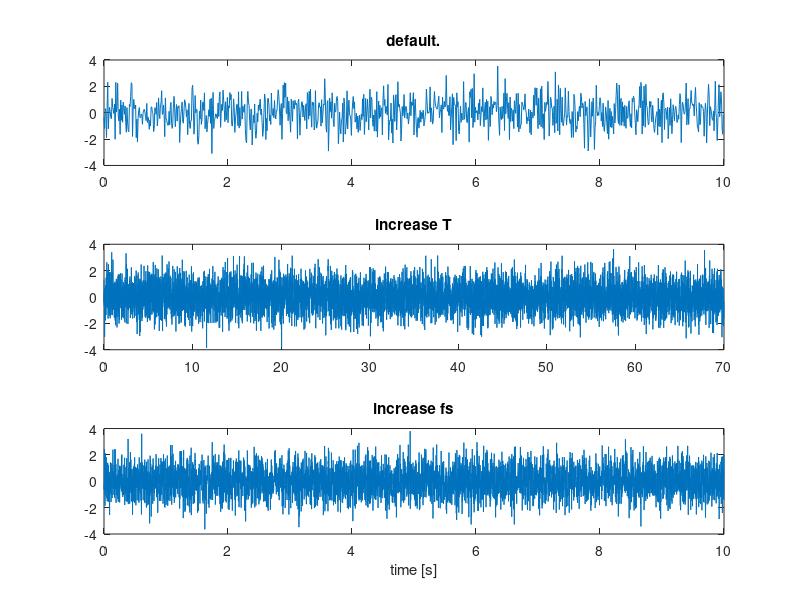
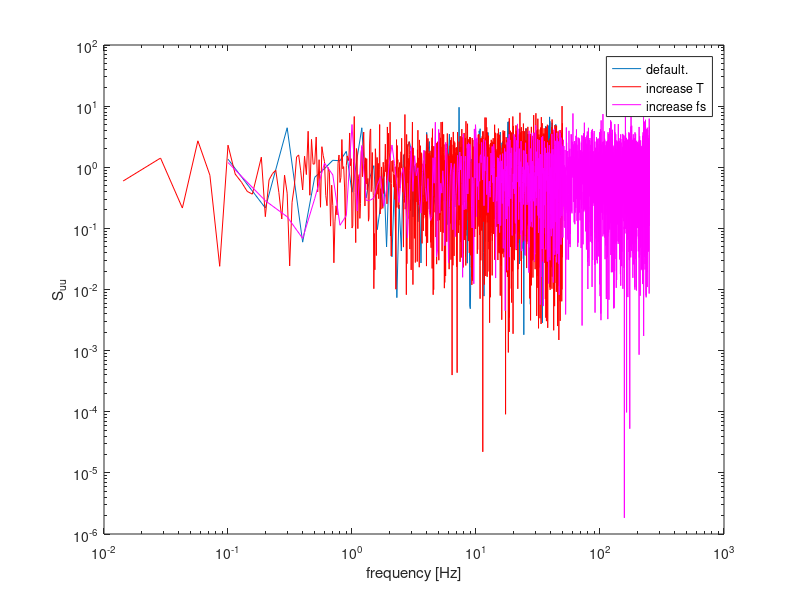

These figures' MATLAB source, in order:
% Lec3_length_Suu
%
% visualizes the relation between different methods to obtain the spectral
% density
%
% Alfred C. Schouten
% February 16, 2010
clear all
close all
clc

%% A) estimate Suu
dt=0.01;        % sample frequency
N=1000;         % # of samples
ua=randn(N,1);  % signal u: white noise
ta=(0:N-1).'*dt;% time vector

U=fft(ua);      % Fourier transform
U=U(2:N/2+1);   % use only halve the vector. Note that U(1) represents the average value
SuuA=1/N*real(conj(U).*U);   %autospectral density is real by definition (the imag part should be very small)
fa=(1:N/2).'/N/dt;

%% B) increase # samples (longer recording)
Nb=N*7;         % # of samples
ub=randn(Nb,1);
tb=(0:Nb-1).'*dt;
U=fft(ub);
U=U(2:Nb/2+1);
SuuB=1/Nb*real(conj(U).*U);
fb=(1:Nb/2).'/Nb/dt;

%% C) increase fs (decrease dt)
dtc=dt/5;
Nc=N*5;
uc=randn(Nc,1);
tc=(0:Nc-1).'*dtc;
U=fft(uc);
U=U(2:Nc/2+1);
SuuC=1/Nc*real(conj(U).*U);
fc=(1:Nc/2).'/Nc/dtc;

figure
subplot(311),plot(ta,ua),title('default.')
subplot(312),plot(tb,ub),title('increase T')
subplot(313),plot(tc,uc),title('increase fs')
xlabel('time [s]')

figure
loglog(fa,SuuA),hold on
loglog(fb,SuuB,'r')
loglog(fc,SuuC,'m')
legend({'default.','increase T','increase fs'})
ylabel('S_{uu}'),xlabel('frequency [Hz]')

%% calculate average power and variance in power
% calculated in range between 0 and 1 Hz
% find first value above 1 Hz
na=find(fa>10,1);
nb=find(fb>10,1);
nc=find(fc>10,1);

matrix=[mean(SuuA(2:na)) mean(SuuB(2:nb)) mean(SuuC(2:nc));...
    var(SuuA(2:na)) var(SuuB(2:nb)) var(SuuC(2:nc));...
    na-1 nb-1 nc-1];

txt=cell(4,4);
txt(1,1:4)={'Suu' 'A' 'B' 'C'};
txt(2:4,1)={'mean';'std';'n'};
txt(2:4,2:4)=num2cell(matrix);

disp(' ')
disp('Average power in Suu between 0 and 10 Hz')
disp(txt)
disp(' ')